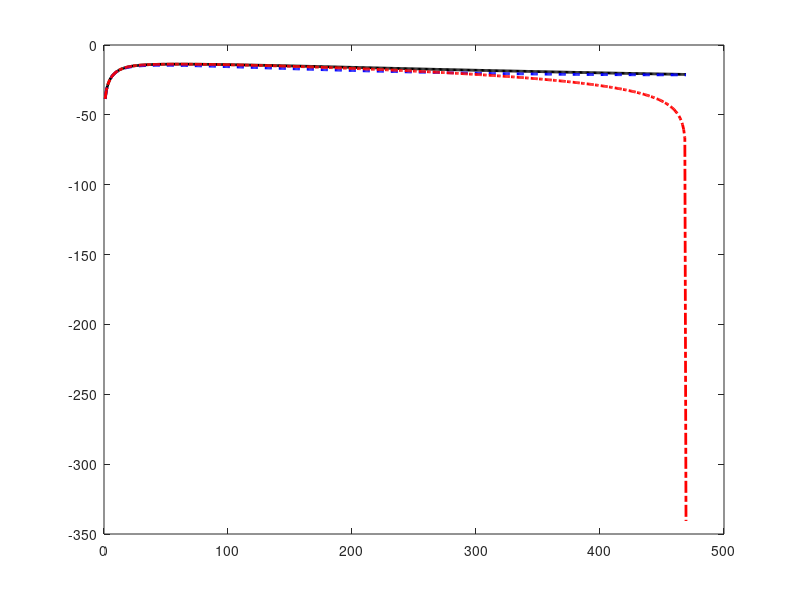

Write the MATLAB code that produced this figure. (Note: this script raises an error after producing the figure.)
clc; clear all; close all;
pkg load signal

% SISTEMA CONTINUO H(s)
b_s = [12500, 0];
a_s = [44, 60625, 6250000];

% Buscamos la frecuencia de corte (fc) calculando la respuesta analógica
w = linspace(10, 2000, 5000); % Rango de frecuencias en rad/s
h_s = freqs(b_s, a_s, w);

mag_s = abs(h_s);
[max_mag, idx_max] = max(mag_s);
mag_3db = max_mag / sqrt(2);

% fc es el primer punto después del pico que cae por debajo de -3dB
idx_fc = find(mag_s <= mag_3db & w > w(idx_max), 1);
fc = w(idx_fc) / (2*pi);

% ---------------------------------------------------------
% FRECUENCIA DE MUESTREO
fm = 4 * fc;
T = 1 / fm;

% ---------------------------------------------------------
% TRANSFORMACIONES CONFORMES

% a) Transformación de Euler (Manual: s = (1 - z^-1)/T )
num_euler = [12500*T, -12500*T, 0];
den_euler = [(44 + 60625*T + 6250000*T^2), (-88 - 60625*T), 44];

% b) Transformación Bilineal (Manual: s = K * (1 - z^-1)/(1 + z^-1) )
K = 2/T;
num_bilin = [12500*K, 0, -12500*K];
den_bilin = [(44*K^2 + 60625*K + 6250000), (-2*44*K^2 + 2*6250000), (44*K^2 - 60625*K + 6250000)];

% ---------------------------------------------------------
% GRAFICOS
f_plot = linspace(0, fm/2, 500); % Frecuencias a graficar (hasta Nyquist)

% Calculamos las 3 respuestas usando los vectores que armamos
h_s_plot = freqs(b_s, a_s, 2*pi*f_plot);
[h_e_plot, ~] = freqz(num_euler, den_euler, f_plot, fm);
[h_b_plot, ~] = freqz(num_bilin, den_bilin, f_plot, fm);

figure('Name', 'Comparativa: Continua vs Discreta', 'Position', [150 150 800 500]);
plot(f_plot, 20*log10(abs(h_s_plot)), 'k', 'LineWidth', 2); hold on;
plot(f_plot, 20*log10(abs(h_e_plot)), 'b--', 'LineWidth', 2);
plot(f_plot, 20*log10(abs(h_b_plot)), 'r-.', 'LineWidth', 2);

% Líneas guías para mostrar dónde está el corte exacto
yline(20*log10(mag_3db), 'g:', 'Corte -3dB', 'LineWidth', 1.5);
xline(fc, 'g:', 'fc', 'LineWidth', 1.5);

title('Respuesta en Frecuencia: Analógica vs Euler vs Bilineal');
xlabel('Frecuencia (Hz)'); ylabel('Magnitud (dB)');
xlim([0 fm/2]); ylim([-40 5]);
legend('H(s) Analógica', 'H(z) Euler', 'H(z) Bilineal');
grid on;
